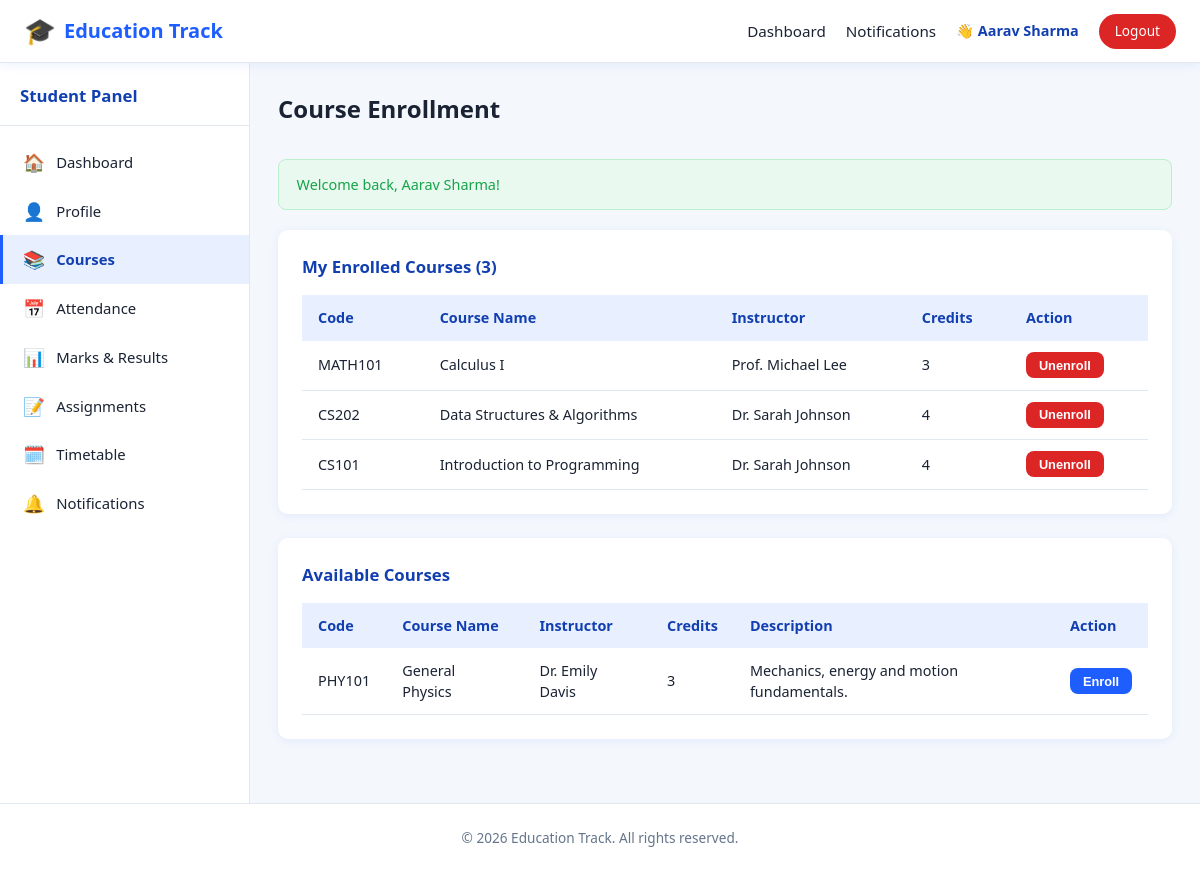
/courses.php (signed in), run on the app's committed database.
### tables this page shows
CREATE TABLE courses (
    id INT AUTO_INCREMENT PRIMARY KEY,
    course_code VARCHAR(20) NOT NULL UNIQUE,
    course_name VARCHAR(150) NOT NULL,
    description TEXT,
    credits INT DEFAULT 3,
    teacher_id INT NULL,
    created_at TIMESTAMP DEFAULT CURRENT_TIMESTAMP,
    FOREIGN KEY (teacher_id) REFERENCES teachers(id) ON DELETE SET NULL
);

CREATE TABLE teachers (
    id INT AUTO_INCREMENT PRIMARY KEY,
    full_name VARCHAR(100) NOT NULL,
    email VARCHAR(100) NOT NULL UNIQUE,
    password VARCHAR(255) NOT NULL,
    phone VARCHAR(20),
    specialization VARCHAR(150),
    profile_image VARCHAR(255) DEFAULT 'default.png',
    status ENUM('active','inactive') DEFAULT 'active',
    created_at TIMESTAMP DEFAULT CURRENT_TIMESTAMP
);

### includes/session.php (called while the page is built, shortened)
<?php
function getFlash(): array
{
    $flash = $_SESSION['flash'] ?? [];
    return $flash;
}
function sanitize(string $value): string
{
    return htmlspecialchars(trim($value), ENT_QUOTES, 'UTF-8');
}

### courses.php (the view, shortened to what this page needs)
<?php
require_once __DIR__ . '/includes/session.php';
$pdo = getDBConnection();
$studentId = currentStudentId();
$enrolledStmt = $pdo->prepare("SELECT c.*, t.full_name AS teacher_name FROM courses c
    JOIN enrollments e ON e.course_id = c.id
    LEFT JOIN teachers t ON t.id = c.teacher_id
    WHERE e.student_id = :id ORDER BY c.course_name");
$enrolledStmt->execute(['id' => $studentId]);
$enrolledCourses = $enrolledStmt->fetchAll();
$availableStmt = $pdo->prepare("SELECT c.*, t.full_name AS teacher_name FROM courses c
    LEFT JOIN teachers t ON t.id = c.teacher_id
    WHERE c.id NOT IN (SELECT course_id FROM enrollments WHERE student_id = :id)
    ORDER BY c.course_name");
$availableStmt->execute(['id' => $studentId]);
$availableCourses = $availableStmt->fetchAll();
$flash = getFlash();
require_once __DIR__ . '/includes/header.php';
require_once __DIR__ . '/includes/navbar.php';
?>
<div class="app-layout">
    <?php $sidebarType = 'student'; $activePage = 'courses'; require __DIR__ . '/includes/sidebar.php'; ?>
    <main class="main-content">
        <div class="page-header"><h1>Course Enrollment</h1></div>
        <?php if (!empty($flash['success'])): ?><div class="alert alert-success" data-autohide><?= sanitize($flash['success']) ?></div><?php endif; ?>
        <div class="card">
            <div class="card-title">My Enrolled Courses (<?= count($enrolledCourses) ?>)</div>
            <?php if (empty($enrolledCourses)): ?>
                <div class="empty-state"><div class="icon">📚</div>You are not enrolled in any courses yet.</div>
            <?php else: ?>
                <div class="table-wrap">
                    <table>
                        <thead><tr><th>Code</th><th>Course Name</th><th>Instructor</th><th>Credits</th><th>Action</th></tr></thead>
                        <tbody>
                        <?php foreach ($enrolledCourses as $c): ?>
                            <tr>
                                <td><?= sanitize($c['course_code']) ?></td>
                                <td><?= sanitize($c['course_name']) ?></td>
                                <td><?= sanitize($c['teacher_name'] ?? 'Unassigned') ?></td>
                                <td><?= (int) $c['credits'] ?></td>
                                <td>
                                    <form method="POST" action="courses.php" style="display:inline;">
                                        <button type="submit" class="btn btn-danger btn-sm" data-confirm="Unenroll from this course?">Unenroll</button>
                                    </form>
                                </td>
                            </tr>
                        <?php endforeach; ?>
                        </tbody>
                    </table>
                </div>
            <?php endif; ?>
        </div>
        <div class="card">
            <div class="card-title">Available Courses</div>
            <?php if (empty($availableCourses)): ?>
                <div class="empty-state"><div class="icon">🎉</div>You're enrolled in all available courses!</div>
            <?php else: ?>
                <div class="table-wrap">
                    <table>
                        <thead><tr><th>Code</th><th>Course Name</th><th>Instructor</th><th>Credits</th><th>Description</th><th>Action</th></tr></thead>
                        <tbody>
                        <?php foreach ($availableCourses as $c): ?>
                            <tr>
                                <td><?= sanitize($c['course_code']) ?></td>
                                <td><?= sanitize($c['course_name']) ?></td>
                                <td><?= sanitize($c['teacher_name'] ?? 'Unassigned') ?></td>
                                <td><?= (int) $c['credits'] ?></td>
                                <td><?= sanitize(strlen((string) $c['description']) > 60 ? substr((string) $c['description'], 0, 60) . '...' : (string) $c['description']) ?></td>
                                <td>
                                    <form method="POST" action="courses.php" style="display:inline;">
                                        <button type="submit" class="btn btn-primary btn-sm">Enroll</button>
                                    </form>
                                </td>
                            </tr>
                        <?php endforeach; ?>
                        </tbody>
                    </table>
                </div>
            <?php endif; ?>
        </div>
    </main>
</div>
<?php require_once __DIR__ . '/includes/footer.php'; ?>

### assets/css/style.css (style rules this page uses)
:root { --primary: #1e5eff; --primary-dark: #123fb0; --primary-light: #e8f0ff; --secondary: #0ea5e9; --accent: #ffb020; --success: #16a34a; --success-bg: #e9f9ef; --danger: #dc2626; --danger-bg: #fdecec; --warning: #d97706; --warning-bg: #fff7e6; --text-dark: #1a2333; --text-muted: #64748b; --white: #ffffff; --bg-light: #f4f7fc; --border: #e2e8f0; --radius: 10px; --shadow: 0 2px 10px rgba(30, 94, 255, 0.08); --shadow-lg: 0 8px 30px rgba(30, 94, 255, 0.12); --sidebar-width: 250px; }
* { box-sizing: border-box; }
html, body { margin: 0; padding: 0; font-family: 'Segoe UI', Roboto, Helvetica, Arial, sans-serif; background: var(--bg-light); color: var(--text-dark); line-height: 1.5; }
h1, h2, h3, h4 { margin: 0 0 .5rem; color: var(--text-dark); }
.app-layout { display: flex; min-height: calc(100vh - 60px); max-width: 1500px; margin: 0 auto; }
.main-content { flex: 1; padding: 1.75rem; min-width: 0; }
.page-header { display: flex; justify-content: space-between; align-items: center; flex-wrap: wrap; gap: .75rem; margin-bottom: 1.5rem; }
.page-header h1 { font-size: 1.5rem; }
.btn { display: inline-flex; align-items: center; justify-content: center; gap: .4rem; padding: .6rem 1.2rem; border-radius: 8px; border: none; font-weight: 600; font-size: .9rem; cursor: pointer; transition: transform .1s, box-shadow .15s, background .15s; }
.btn-primary { background: var(--primary); color: var(--white); }
.btn-danger { background: var(--danger); color: var(--white); }
.btn-sm { padding: .35rem .8rem; font-size: .8rem; }
.card { background: var(--white); border-radius: var(--radius); box-shadow: var(--shadow); padding: 1.5rem; margin-bottom: 1.5rem; }
.card-title { font-size: 1.05rem; font-weight: 700; margin-bottom: 1rem; color: var(--primary-dark); }
.table-wrap { overflow-x: auto; }
table { width: 100%; border-collapse: collapse; font-size: .9rem; }
thead th { text-align: left; background: var(--primary-light); color: var(--primary-dark); padding: .75rem 1rem; font-weight: 700; white-space: nowrap; }
tbody td { padding: .7rem 1rem; border-bottom: 1px solid var(--border); }
.alert { padding: .85rem 1.1rem; border-radius: 8px; margin-bottom: 1.25rem; font-size: .9rem; font-weight: 500; }
.alert-success { background: var(--success-bg); color: var(--success); border: 1px solid #bbf0cc; }

### data on the page
courses: course_code "MATH101", course_name "Calculus I", teacher.full_name "Prof. Michael Lee", credits "3"
courses: course_code "CS202", course_name "Data Structures & Algorithms", teacher.full_name "Dr. Sarah Johnson", credits "4"
courses: course_code "CS101", course_name "Introduction to Programming", teacher.full_name "Dr. Sarah Johnson", credits "4"
courses: course_code "PHY101", course_name "General Physics", teacher.full_name "Dr. Emily Davis", credits "3", description "Mechanics, energy and motion fundamentals."

### other printed values
currentStudentName() "Aarav Sharma"
$link['icon'] "🏠"
$link['label'] "Dashboard"
$link['icon'] "👤"
$link['label'] "Profile"
$link['icon'] "📚"
$link['label'] "Courses"
$link['icon'] "📅"
$link['label'] "Attendance"
$link['icon'] "📊"
$link['label'] "Marks & Results"
$link['icon'] "📝"
$link['label'] "Assignments"
$link['icon'] "🗓️"
$link['label'] "Timetable"
